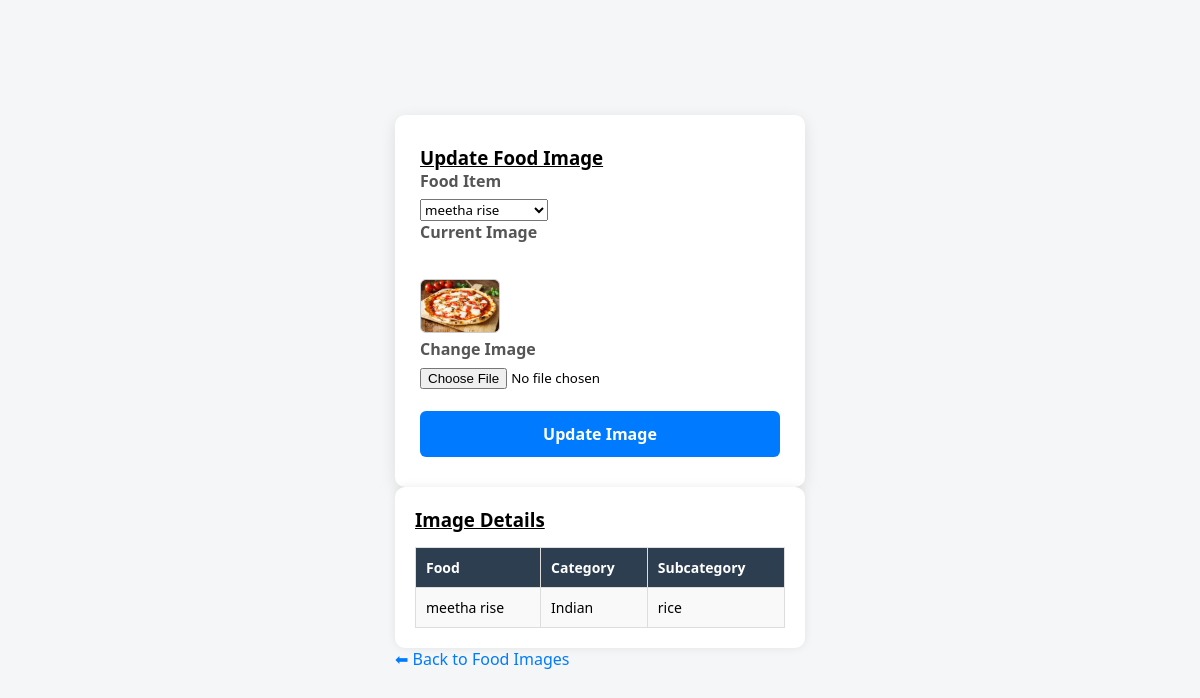
The app's page /dashboard/update-foodimage/9/ with its own data.
### adminpanel/models.py (models this page shows, shortened)
class FoodItemImage(models.Model):
    img_url = models.ImageField(upload_to='food/')
    uploaded_date = models.DateTimeField(auto_now_add=True)
    food_item = models.ForeignKey(
        FoodItem,
        on_delete=models.CASCADE,
        related_name='images'   # 🔥 VERY IMPORTANT
    )

class FoodItem(models.Model):
    name = models.CharField(max_length=100)
    price = models.FloatField()
    is_available = models.BooleanField(default=True)
    calories = models.IntegerField()
    sub_cat = models.ForeignKey(FoodItemSubCategory, on_delete=models.CASCADE)

class FoodItemSubCategory(models.Model):
    subcategory_name = models.CharField(max_length=100)
    food_item_cat = models.ForeignKey(FoodItemCategory, on_delete=models.CASCADE)

class FoodItemCategory(models.Model):
    category_name = models.CharField(max_length=100)

### adminpanel/views.py (the view, shortened to what this page needs)
# urls.py: path('update-foodimage/<int:id>/', views.update_foodimage, name='update_foodimage'),
def update_foodimage(request, id):
    image = get_object_or_404(FoodItemImage, id=id)
    food_items = FoodItem.objects.all()
    return render(request, 'update/update_foodimage.html', {
        'image': image,
        'food_items': food_items
    })

### templates/update/update_foodimage.html (shortened to what this page needs)
{% load static %}
<!DOCTYPE html>
<html>
<head>
    <link rel="stylesheet" href="{% static 'adminpanel/css/update_foodimage.css' %}">
</head>
<body>
<div class="container">
    <div class="left card">
        <h3><u>Update Food Image</u></h3>
        <form method="post" enctype="multipart/form-data" class="form">
            <div class="form-group">
                <label>Food Item</label>
                <select name="food_item" required>
                    {% for item in food_items %}
                        <option value="{{ item.id }}"
                            {% if item.id == image.food_item.id %}selected{% endif %}>
                            {{ item.name }}
                        </option>
                    {% endfor %}
                </select>
            </div>
            <div class="form-group">
                <label>Current Image</label><br>
                <img src="{{ image.img_url.url }}" class="preview-img">
            </div>
            <div class="form-group">
                <label>Change Image</label>
                <input type="file" name="img_url">
            </div><br>
            <button type="submit" class="btn">Update Image</button>
        </form>
    </div>
    <div class="right card">
        <h3><u>Image Details</u></h3>
        <table class="info-table">
            <tr>
                <th>Food</th>
                <th>Category</th>
                <th>Subcategory</th>
            </tr>
            <tr>
                <td>{{ image.food_item.name }}</td>
                <td>{{ image.food_item.sub_cat.food_item_cat.category_name }}</td>
                <td>{{ image.food_item.sub_cat.subcategory_name }}</td>
            </tr>
        </table>
    </div>
<a href="{% url 'add_foodimage' %}" class="back-link">⬅ Back to Food Images</a>
</div>
</body>
</html>

### static/adminpanel/css/update_foodimage.css (style rules this page uses)
* { box-sizing: border-box; font-family: 'Segoe UI', Tahoma, Geneva, Verdana, sans-serif; margin: 0; padding: 0; }
body { background: #f4f6f8; display: flex; justify-content: center; align-items: center; height: 100vh; }
.container { width: 100%; max-width: 450px; padding: 20px; }
.card { background: #fff; padding: 30px 25px; border-radius: 10px; box-shadow: 0 4px 15px rgba(0,0,0,0.1); }
label { display: block; margin-bottom: 6px; font-weight: 600; color: #555; }
button { width: 100%; padding: 12px; background-color: #007bff; border: none; color: #fff; font-weight: 600; font-size: 1rem; border-radius: 6px; cursor: pointer; transition: background-color 0.3s; }
.back-link { display: inline-block; margin-bottom: 15px; color: #007bff; text-decoration: none; font-weight: 500; transition: color 0.3s; }
.preview-img { width: 80px; height: auto; border-radius: 6px; border: 1px solid #ccc; margin-top: 8px; }
.right.card { padding: 20px; background: #fff; border-radius: 10px; box-shadow: 0 0 10px rgba(0,0,0,0.08); }
.info-table { width: 100%; border-collapse: collapse; margin-top: 15px; font-size: 14px; }
.info-table th { background-color: #2c3e50; color: #fff; padding: 10px; text-align: left; border: 1px solid #ddd; }
.info-table td { padding: 10px; border: 1px solid #ddd; background-color: #f9f9f9; }

### records on screen
FoodItemImage: food_item "meetha rise", img_url (picture), food_item.name "meetha rise", food_item.sub_cat.food_item_cat.category_name "Indian", food_item.sub_cat.subcategory_name "rice"
